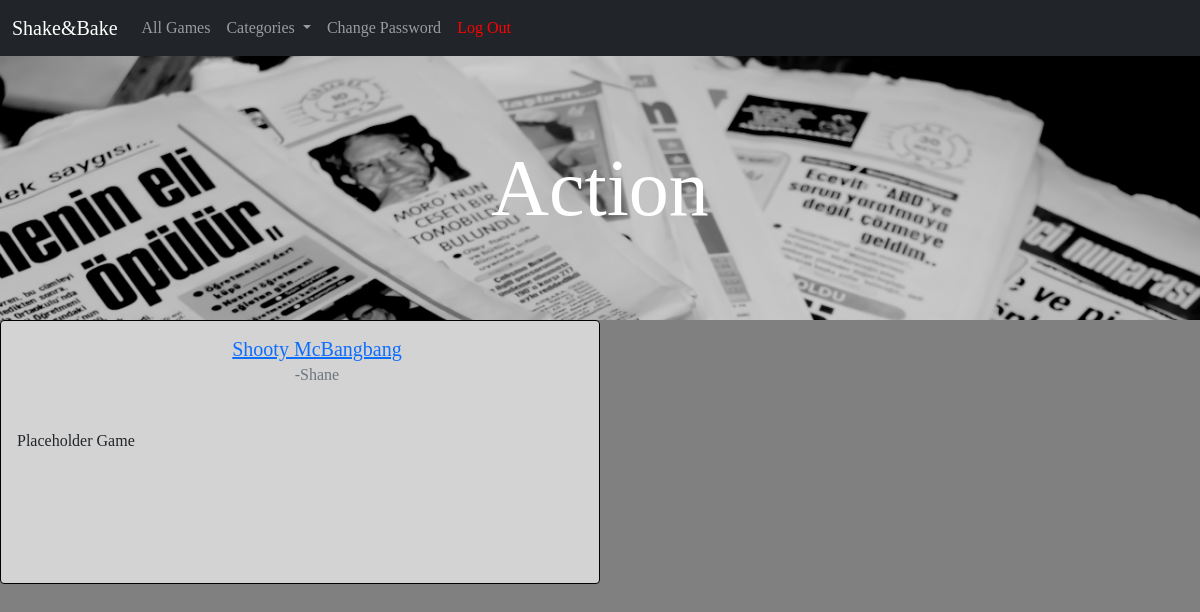
The app's page /articles/frontpage/ (signed in) with its own data.
### articles/models.py (models this page shows, shortened)
class Article(models.Model):
    title=models.CharField(max_length=200)
    body=models.TextField()
    author=models.ForeignKey(
        get_user_model(),
        on_delete=models.CASCADE
    )
    created_on=models.DateTimeField(auto_now_add=True)
    category = models.CharField(max_length=200, default="None")

### accounts/models.py (models this page shows)
class CustomUser(AbstractUser):
    role = models.CharField(max_length=255)
    department = models.CharField(max_length=255, default="None")

### articles/views.py (the view)
# urls.py: path('frontpage/', FrontPageListView.as_view(), name='front_page'),
class FrontPageListView(LoginRequiredMixin, ListView):
    model=Article
    template_name="front_page.html"

### templates/front_page.html (shortened to what this page needs)
{% extends 'base.html' %}
{% block content %}
<div class="front-page">
    <div class="page-photo">
        <h1>Action</h1>
    </div>
    <div class="article-list-section">
        {% for article in article_list %}
            {% if article.category == 'Front-Page' %}
                <div class="card">
                    <div class="card-body">
                        <div class="top-of-card">
                            <div class="title-author">
                                <h5 class="card-title"><a href="{% url 'article_detail' article.id %}">{{article.title|truncatechars:50}}</a></h5>
                                <h6 class="card-subtitle mb-2 text-muted author">-{{article.author}}</h6>
                            </div>
                        </div>
                        <div class="article-info">
                            <p class="card-text">{{article.body|truncatechars:100}}</p>
                        </div>
                    </div>
                </div>
            {% endif %}
        {% endfor %}
    </div>
</div>
{% endblock content %}

### static/css/base.css (style rules this page uses)
body { font-family: 'EB Garamond', serif; background-color: grey; width: 100%; }
.front-page { display: flex; flex-direction: column; text-align: center; }
.front-page .page-photo { display: flex; width: 100%; height: 33vh; background-image: url('/static/images/frontpage.jpg'); background-size: cover; margin-bottom: 0; }
.front-page h1 { font-size: 5rem; margin: auto; color: white; }
.front-page .article-list-section { display: flex; flex-direction: row; flex-wrap: wrap; margin-bottom: 1rem; }
.front-page .card { display: flex; width: 50%; height: 33vh; background-color: lightgrey; border: .5px solid black; }
.front-page .card-body { display: flex; flex-direction: column; width: 100%; height: 25vh; justify-content: space-between; }
.front-page .top-of-card { display: flex; flex-direction: row; }
.front-page .title-author { width: 100%; height: 25%; margin-left: 6%; }
.front-page .article-info { display: flex; flex-direction: row; text-align: center; width: 100%; height: 60%; justify-content: space-between; }
.front-page .card-text { height: 100%; width: 100%; text-align: left; }

### records on screen
Article: title "Shooty McBangbang", author "Shane", body "Placeholder Game"
